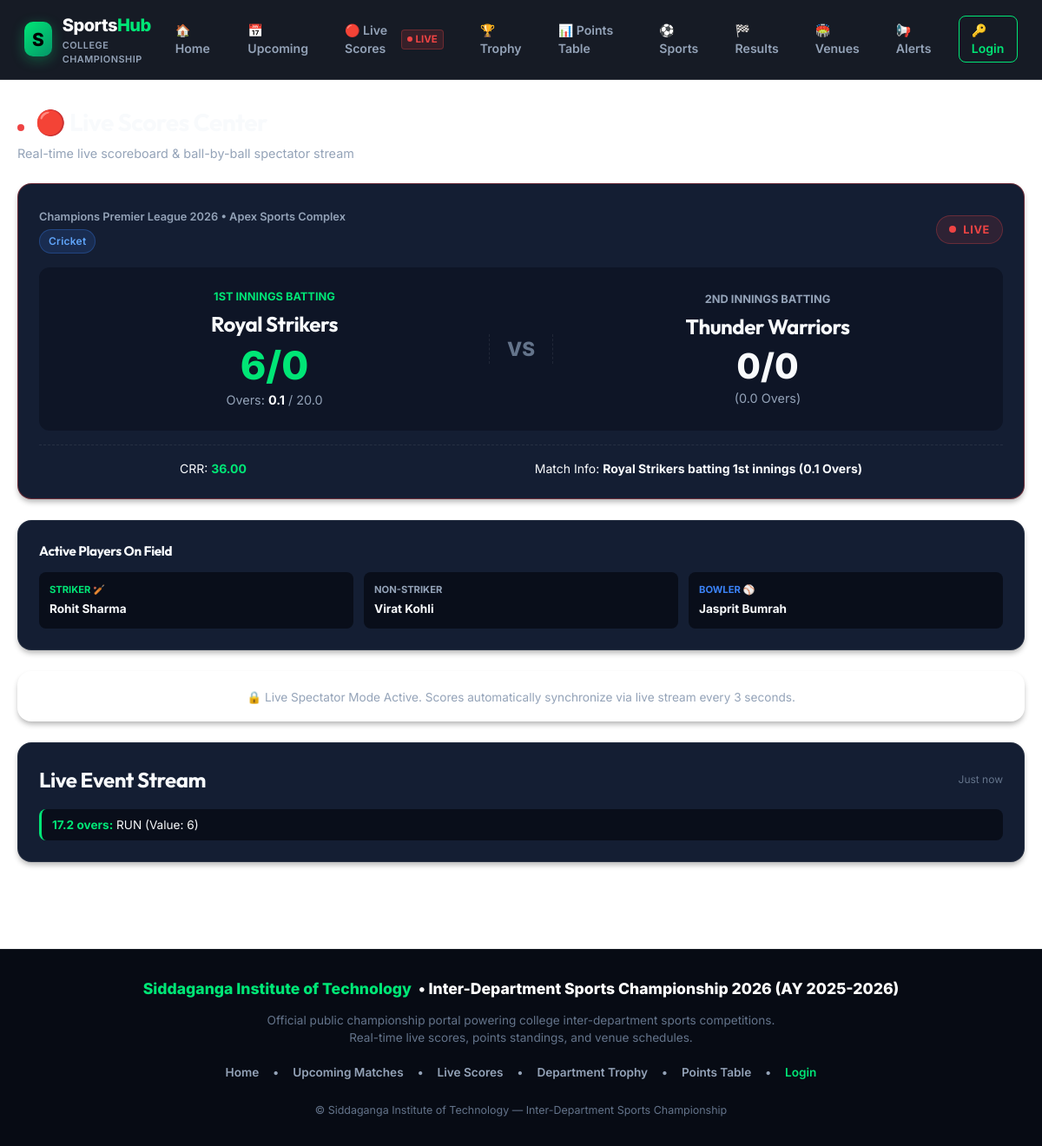
The app's page /admin/live-score.php with its own data.
### tables this page shows
CREATE TABLE `match_events` (
  `id` int(10) unsigned NOT NULL AUTO_INCREMENT,
  `match_id` int(10) unsigned NOT NULL,
  `team_id` int(10) unsigned DEFAULT NULL,
  `player_id` int(10) unsigned DEFAULT NULL,
  `event_type` varchar(50) NOT NULL,
  `event_value` int(11) DEFAULT 1,
  `event_data` text DEFAULT NULL,
  `event_time` varchar(20) NOT NULL,
  `created_at` datetime DEFAULT current_timestamp(),
  PRIMARY KEY (`id`),
  KEY `fk_events_match` (`match_id`),
  KEY `fk_events_team` (`team_id`),
  KEY `fk_events_player` (`player_id`),
  CONSTRAINT `fk_events_match` FOREIGN KEY (`match_id`) REFERENCES `matches` (`id`) ON DELETE CASCADE,
  CONSTRAINT `fk_events_player` FOREIGN KEY (`player_id`) REFERENCES `players` (`id`) ON DELETE SET NULL,
  CONSTRAINT `fk_events_team` FOREIGN KEY (`team_id`) REFERENCES `teams` (`id`) ON DELETE SET NULL
);

CREATE TABLE `tournaments` (
  `id` int(10) unsigned NOT NULL AUTO_INCREMENT,
  `name` varchar(150) NOT NULL,
  `slug` varchar(160) NOT NULL,
  `sport_id` int(10) unsigned NOT NULL,
  `logo` varchar(255) DEFAULT 'assets/images/default-tournament.png',
  `description` text DEFAULT NULL,
  `start_date` date NOT NULL,
  `end_date` date NOT NULL,
  `venue_id` int(10) unsigned DEFAULT NULL,
  `format` enum('league','knockout','round_robin','group_knockout') NOT NULL DEFAULT 'league',
  `status` enum('draft','upcoming','active','completed','cancelled') NOT NULL DEFAULT 'upcoming',
  `created_by` int(10) unsigned NOT NULL,
  `created_at` datetime DEFAULT current_timestamp(),
  `updated_at` datetime DEFAULT current_timestamp() ON UPDATE current_timestamp(),
  PRIMARY KEY (`id`),
  UNIQUE KEY `slug` (`slug`),
  KEY `fk_tournaments_venue` (`venue_id`),
  KEY `fk_tournaments_user` (`created_by`),
  KEY `idx_tournaments_sport` (`sport_id`),
  KEY `idx_tournaments_status` (`status`),
  CONSTRAINT `fk_tournaments_sport` FOREIGN KEY (`sport_id`) REFERENCES `sports` (`id`),
  CONSTRAINT `fk_tournaments_user` FOREIGN KEY (`created_by`) REFERENCES `users` (`id`) ON DELETE CASCADE,
  CONSTRAINT `fk_tournaments_venue` FOREIGN KEY (`venue_id`) REFERENCES `venues` (`id`) ON DELETE SET NULL
);

CREATE TABLE `venues` (
  `id` int(10) unsigned NOT NULL AUTO_INCREMENT,
  `name` varchar(150) NOT NULL,
  `location` varchar(255) DEFAULT NULL,
  `address` text DEFAULT NULL,
  `city` varchar(100) NOT NULL,
  `capacity` int(10) unsigned DEFAULT 0,
  `sport_type` varchar(100) DEFAULT NULL,
  `status` tinyint(1) DEFAULT 1,
  `created_at` datetime DEFAULT current_timestamp(),
  PRIMARY KEY (`id`)
);

CREATE TABLE `matches` (
  `id` int(10) unsigned NOT NULL AUTO_INCREMENT,
  `tournament_id` int(10) unsigned NOT NULL,
  `sport_id` int(10) unsigned NOT NULL,
  `team_a_id` int(10) unsigned NOT NULL,
  `team_b_id` int(10) unsigned NOT NULL,
  `venue_id` int(10) unsigned DEFAULT NULL,
  `official_id` int(10) unsigned DEFAULT NULL,
  `scheduled_date` date NOT NULL,
  `scheduled_time` time NOT NULL,
  `status` enum('scheduled','live','completed','postponed','cancelled') DEFAULT 'scheduled',
  `winner_team_id` int(10) unsigned DEFAULT NULL,
  `result_summary` varchar(255) DEFAULT NULL,
  `created_at` datetime DEFAULT current_timestamp(),
  `updated_at` datetime DEFAULT current_timestamp() ON UPDATE current_timestamp(),
  PRIMARY KEY (`id`),
  KEY `fk_matches_sport` (`sport_id`),
  KEY `fk_matches_team_a` (`team_a_id`),
  KEY `fk_matches_team_b` (`team_b_id`),
  KEY `fk_matches_venue` (`venue_id`),
  KEY `fk_matches_winner` (`winner_team_id`),
  KEY `fk_matches_official` (`official_id`),
  KEY `idx_matches_tournament` (`tournament_id`),
  KEY `idx_matches_scheduled_date` (`scheduled_date`),
  KEY `idx_matches_status` (`status`),
  CONSTRAINT `fk_matches_official` FOREIGN KEY (`official_id`) REFERENCES `officials` (`id`) ON DELETE SET NULL,
  CONSTRAINT `fk_matches_sport` FOREIGN KEY (`sport_id`) REFERENCES `sports` (`id`),
  CONSTRAINT `fk_matches_team_a` FOREIGN KEY (`team_a_id`) REFERENCES `teams` (`id`) ON DELETE CASCADE,
  CONSTRAINT `fk_matches_team_b` FOREIGN KEY (`team_b_id`) REFERENCES `teams` (`id`) ON DELETE CASCADE,
  CONSTRAINT `fk_matches_tournament` FOREIGN KEY (`tournament_id`) REFERENCES `tournaments` (`id`) ON DELETE CASCADE,
  CONSTRAINT `fk_matches_venue` FOREIGN KEY (`venue_id`) REFERENCES `venues` (`id`) ON DELETE SET NULL,
  CONSTRAINT `fk_matches_winner` FOREIGN KEY (`winner_team_id`) REFERENCES `teams` (`id`) ON DELETE SET NULL
);

CREATE TABLE `sports` (
  `id` int(10) unsigned NOT NULL AUTO_INCREMENT,
  `name` varchar(50) NOT NULL,
  `slug` varchar(60) NOT NULL,
  `description` text DEFAULT NULL,
  `icon` varchar(255) DEFAULT NULL,
  `status` tinyint(1) DEFAULT 1,
  `created_at` datetime DEFAULT current_timestamp(),
  PRIMARY KEY (`id`),
  UNIQUE KEY `name` (`name`),
  UNIQUE KEY `slug` (`slug`)
);

CREATE TABLE `teams` (
  `id` int(10) unsigned NOT NULL AUTO_INCREMENT,
  `name` varchar(100) NOT NULL,
  `short_name` varchar(10) NOT NULL,
  `logo` varchar(255) DEFAULT 'assets/images/default-team.png',
  `sport_id` int(10) unsigned NOT NULL,
  `department_id` int(11) DEFAULT NULL,
  `captain_id` int(10) unsigned DEFAULT NULL,
  `manager_id` int(10) unsigned DEFAULT NULL,
  `status` tinyint(1) DEFAULT 1,
  `created_at` datetime DEFAULT current_timestamp(),
  `updated_at` datetime DEFAULT current_timestamp() ON UPDATE current_timestamp(),
  PRIMARY KEY (`id`),
  KEY `idx_teams_sport` (`sport_id`),
  CONSTRAINT `fk_teams_sport` FOREIGN KEY (`sport_id`) REFERENCES `sports` (`id`)
);

CREATE TABLE `settings` (
  `setting_key` varchar(100) NOT NULL,
  `setting_value` text DEFAULT NULL,
  `updated_at` datetime DEFAULT current_timestamp() ON UPDATE current_timestamp(),
  PRIMARY KEY (`setting_key`)
);

### public/live-score.php (the view, shortened to what the rows shown need)
<?php
require_once __DIR__ . '/../includes/config.php';
require_once __DIR__ . '/../includes/database.php';
require_once __DIR__ . '/../includes/auth.php';
require_once __DIR__ . '/../includes/match-functions.php';
require_once __DIR__ . '/../includes/scoring-helper.php';
$matchId = intval($_GET['match_id'] ?? 1);
$state   = ScoringService::getLiveState($matchId);
$match     = $state['match'];
$liveState = $state['live_state'];
include_once __DIR__ . '/../includes/public-header.php';
?>
<div class="dashboard-header" style="margin-bottom:24px;">
  <div class="dashboard-title-group">
    <h1>
      <span class="pulse-dot" style="display:inline-block; margin-right:8px;"></span>
      🔴 Live Scores Center
    </h1>
  </div>
</div>
<div class="dashboard-main-grid">
  <div class="grid-left-col">
    <div class="card" style="margin-bottom:24px; border-color:rgba(239, 68, 68, 0.4); position:relative; overflow:hidden;">
      <div style="display:flex; align-items:center; justify-content:space-between; margin-bottom:16px; flex-wrap:wrap; gap:10px;">
        <div>
          <span style="font-size:0.8rem; color:var(--text-muted); font-weight:600;">
            <?php echo htmlspecialchars($match['tournament_name'] ?? 'Tournament'); ?> &bull; <?php echo htmlspecialchars($match['venue_name'] ?? 'Main Arena'); ?>
          </span>
          <div style="margin-top:4px;">
            <?php echo getSportBadge($match['sport_name'] ?? 'Cricket'); ?>
          </div>
        </div>
        <div class="live-indicator-pill" id="liveStatusBadge">
          <span class="pulse-dot"></span> <?php echo strtoupper($match['status'] ?? 'LIVE'); ?>
        </div>
      </div>
      <div style="background:var(--bg-dark-surface); padding:24px; border-radius:var(--radius-md); display:flex; align-items:center; justify-content:space-between; text-align:center;">
        <div style="flex:1;">
          <div style="font-size:0.8rem; color:var(--accent-green); font-weight:700; text-transform:uppercase; margin-bottom:4px;">
            <?php echo ($liveState['current_innings'] ?? 1) === 1 ? '1ST INNINGS BATTING' : '2ND INNINGS BATTING'; ?>
          </div>
          <h2 style="font-size:1.5rem; color:var(--text-main);" id="pubBattingTeam">
            <?php
              $innKey = 'innings_' . ($liveState['current_innings'] ?? 1);
              echo htmlspecialchars($liveState[$innKey]['team_name'] ?? $match['team_a_name']);
            ?>
          </h2>
          <div style="font-size:2.8rem; font-weight:800; color:var(--accent-green); line-height:1; margin-top:8px;">
            <span id="pubRuns"><?php echo $liveState[$innKey]['runs'] ?? 0; ?></span>/<span id="pubWickets"><?php echo $liveState[$innKey]['wickets'] ?? 0; ?></span>
          </div>
          <div style="font-size:0.9rem; color:var(--text-muted); margin-top:6px;">
            Overs: <strong id="pubOvers" style="color:var(--text-main);"><?php echo $liveState[$innKey]['overs_formatted'] ?? '0.0'; ?></strong> / <?php echo $liveState['max_overs'] ?? 20; ?>.0
          </div>
        </div>
        <div style="flex:1;">
          <div style="font-size:0.8rem; color:var(--text-muted); font-weight:700; text-transform:uppercase; margin-bottom:4px;">
            <?php echo ($liveState['current_innings'] ?? 1) === 1 ? '2ND INNINGS BATTING' : '1ST INNINGS TOTAL'; ?>
          </div>
          <h2 style="font-size:1.5rem; color:var(--text-main);" id="pubBowlingTeam">
            <?php
              $otherKey = ($liveState['current_innings'] ?? 1) === 1 ? 'innings_2' : 'innings_1';
              echo htmlspecialchars($liveState[$otherKey]['team_name'] ?? $match['team_b_name']);
            ?>
          </h2>
          <div style="font-size:2.5rem; font-weight:800; color:var(--text-main); line-height:1; margin-top:8px;">
            <span id="pubOtherRuns"><?php echo $liveState[$otherKey]['runs'] ?? 0; ?></span>/<span id="pubOtherWickets"><?php echo $liveState[$otherKey]['wickets'] ?? 0; ?></span>
          </div>
          <div style="font-size:0.9rem; color:var(--text-muted); margin-top:6px;">
            (<?php echo $liveState[$otherKey]['overs_formatted'] ?? '0.0'; ?> Overs)
          </div>
        </div>
      </div>
      <div style="display:flex; justify-content:space-around; align-items:center; padding-top:16px; font-size:0.875rem; border-top:1px dashed var(--border-subtle); margin-top:16px; flex-wrap:wrap; gap:8px;">
        <div>CRR: <strong id="pubCRR" style="color:var(--accent-green);"><?php echo $liveState['crr'] ?? '0.00'; ?></strong></div>
        <div>Match Info: <strong id="pubNeedRuns" style="color:var(--text-main);"><?php echo htmlspecialchars($liveState['match_commentary'] ?? ''); ?></strong></div>
      </div>
    </div>
    <div class="card" style="margin-bottom:24px;">
      <div style="display:grid; grid-template-columns:repeat(3, 1fr); gap:12px; font-size:0.85rem;">
        <div style="background:var(--bg-input); padding:12px; border-radius:var(--radius-sm);">
          <div style="font-size:0.7rem; color:var(--accent-green); font-weight:700;">STRIKER 🏏</div>
          <div style="font-weight:700; color:var(--text-main); margin-top:4px;" id="pubStriker"><?php echo htmlspecialchars($liveState['striker'] ?? 'Striker'); ?></div>
        </div>
        <div style="background:var(--bg-input); padding:12px; border-radius:var(--radius-sm);">
          <div style="font-size:0.7rem; color:var(--text-muted); font-weight:700;">NON-STRIKER</div>
          <div style="font-weight:700; color:var(--text-main); margin-top:4px;" id="pubNonStriker"><?php echo htmlspecialchars($liveState['non_striker'] ?? 'Non-Striker'); ?></div>
        </div>
        <div style="background:var(--bg-input); padding:12px; border-radius:var(--radius-sm);">
          <div style="font-size:0.7rem; color:var(--accent-blue); font-weight:700;">BOWLER ⚾</div>
          <div style="font-weight:700; color:var(--text-main); margin-top:4px;" id="pubBowler"><?php echo htmlspecialchars($liveState['bowler'] ?? 'Bowler'); ?></div>
        </div>
      </div>
    </div>
  </div>
  <div class="grid-right-col">
    <div class="card">
      <div style="display:flex; justify-content:space-between; align-items:center; margin-bottom:16px;">
        <h2>Live Event Stream</h2>
      </div>
      <div id="pubEventStreamLog" style="display:flex; flex-direction:column; gap:10px; max-height:450px; overflow-y:auto;">
        <?php if (!empty($state['events'])): ?>
          <?php foreach (array_reverse($state['events']) as $ev): ?>
            <div class="event-item" style="border-left:3px solid var(--accent-green); padding:8px 12px; background:var(--bg-input); border-radius:var(--radius-sm); font-size:0.85rem;">
              <strong style="color:var(--accent-green);"><?php echo htmlspecialchars($ev['event_time'] ?? ''); ?>:</strong>
              <?php echo htmlspecialchars(strtoupper($ev['event_type']) . " (Value: {$ev['event_value']})"); ?>
            </div>
          <?php endforeach; ?>
        <?php else: ?>
          <div style="text-align:center; color:var(--text-dim); padding:20px; font-size:0.85rem;">
            No live events recorded yet.
          </div>
        <?php endif; ?>
      </div>
    </div>
  </div>
</div>
<?php include_once __DIR__ . '/../includes/public-footer.php'; ?>

### includes/config.php (shortened to what the rows shown need)
<?php
function getSportBadge($sportName) {
    $colors = [
        'Cricket'      => 'badge-cricket',
        'Football'     => 'badge-football',
        'Kabaddi'      => 'badge-kabaddi',
        'Basketball'   => 'badge-basketball',
        'Volleyball'   => 'badge-volleyball',
        'Badminton'    => 'badge-badminton',
        'Tennis'       => 'badge-tennis',
        'Table Tennis' => 'badge-table-tennis',
    ];
    $class = $colors[$sportName] ?? 'badge-generic';
    return "<span class=\"sport-badge {$class}\">" . htmlspecialchars($sportName) . "</span>";
}

### includes/public-footer.php (shortened to what the rows shown need)
</div>
<footer style="background: #070b14; border-top: 1px solid var(--border-subtle); padding: 32px 20px; text-align: center; color: var(--text-muted); font-size: 0.85rem; margin-top: 40px;">
  <div style="max-width: 1280px; margin: 0 auto; display: flex; flex-direction: column; align-items: center; gap: 12px;">
    <div style="display: flex; align-items: center; gap: 8px; font-weight: 800; color: #fff; font-size: 1.1rem;">
      <span style="color: var(--accent-green);"><?php echo htmlspecialchars(getSetting('college_name')); ?></span> &bull; <?php echo htmlspecialchars(getSetting('championship_title')); ?> (AY <?php echo htmlspecialchars(getSetting('academic_year')); ?>)
    </div>
    <p style="margin: 0; max-width: 600px; color: var(--text-dim);">
      Official public championship portal powering college inter-department sports competitions. Real-time live scores, points standings, and venue schedules.
    </p>
    <div style="display: flex; gap: 16px; margin-top: 8px; font-weight: 600;">
      <a href="<?php echo BASE_URL; ?>/public/home.php" style="color: var(--text-muted); text-decoration: none;">Home</a> &bull;
      <a href="<?php echo BASE_URL; ?>/public/upcoming.php" style="color: var(--text-muted); text-decoration: none;">Upcoming Matches</a> &bull;
      <a href="<?php echo BASE_URL; ?>/public/live-score.php" style="color: var(--text-muted); text-decoration: none;">Live Scores</a> &bull;
      <a href="<?php echo BASE_URL; ?>/public/trophy.php" style="color: var(--text-muted); text-decoration: none;">Department Trophy</a> &bull;
      <a href="<?php echo BASE_URL; ?>/public/points-table.php" style="color: var(--text-muted); text-decoration: none;">Points Table</a> &bull;
      <a href="<?php echo BASE_URL; ?>/auth/login.php" style="color: var(--accent-green); text-decoration: none;">Login</a>
    </div>
    <div style="font-size: 0.78rem; color: var(--text-dim); margin-top: 12px;">
      <?php echo htmlspecialchars(getSetting('footer_text')); ?>
    </div>
  </div>
</footer>
</body>
</html>

### records on screen
match_events: event_type+event_value "Champions Premier League 2026", event_type+event_value "Apex Sports Complex", event_type+event_value "LIVE", event_type+event_value "Royal Strikers", event_value "6", event_type+event_value "0", event_type+event_value "0.1", event_type+event_value "20", event_type+event_value "Thunder Warriors", event_type+event_value "0.0", event_type+event_value "36.00", event_type+event_value "Royal Strikers batting 1st innings (0.1 Overs)", event_type+event_value "Rohit Sharma", event_type+event_value "Virat Kohli", event_type+event_value "Jasprit Bumrah", event_time "17.2 overs", event_type+event_value "RUN (Value: 6)"
matches: sport.name "Cricket"
settings: setting_value "Siddaganga Institute of Technology"
settings: setting_value "Inter-Department Sports Championship 2026"
settings: setting_value "2025-2026"
settings: setting_value "© Siddaganga Institute of Technology — Inter-Department Sports Championship"
